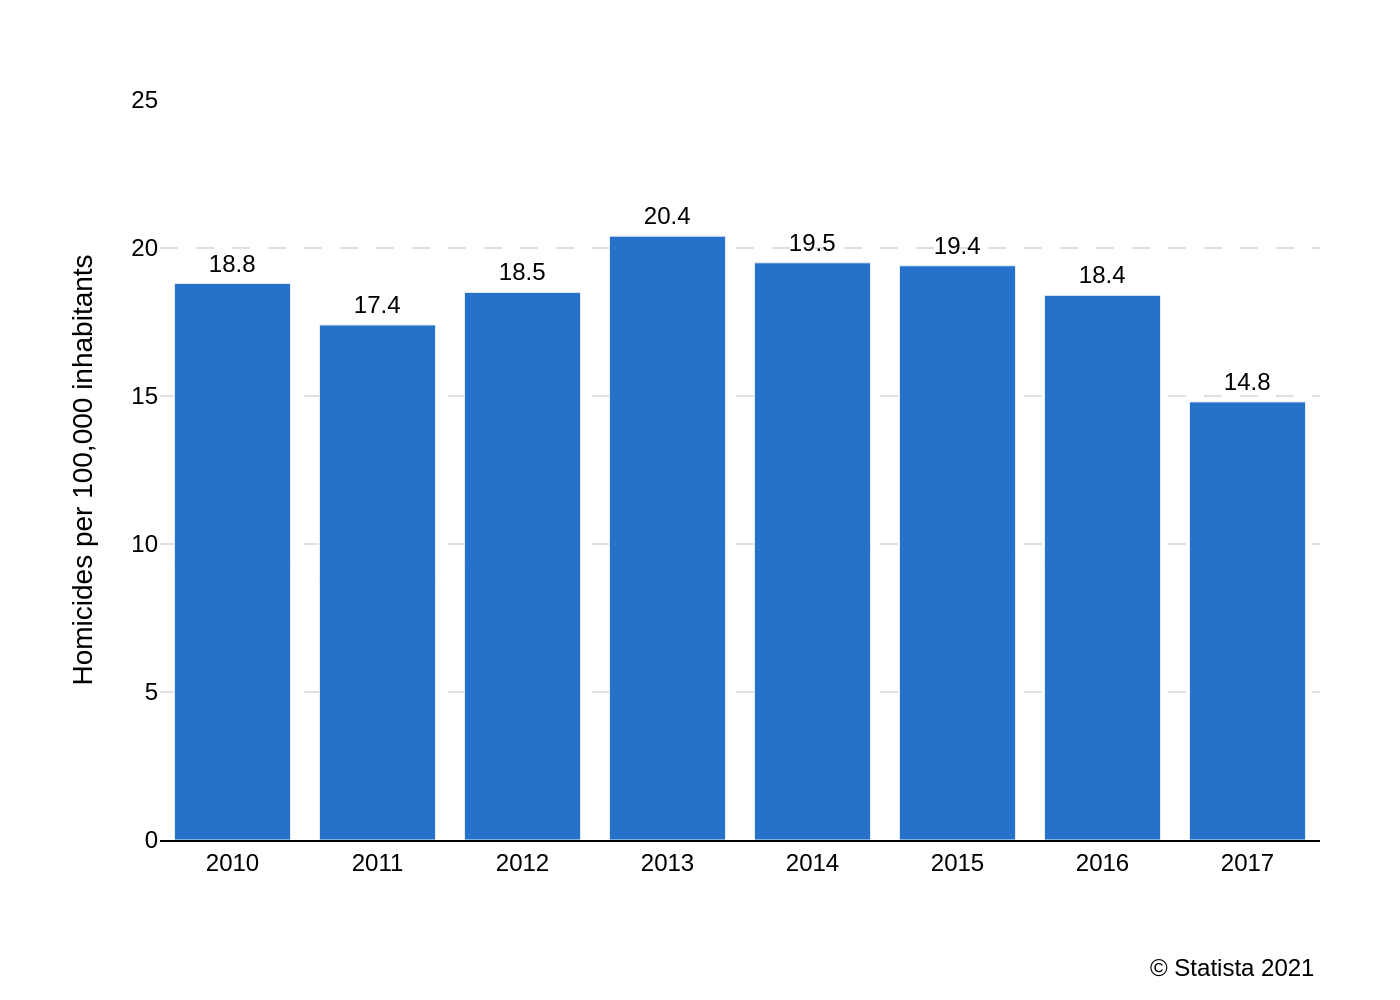

Here is the Python script that generated this plot:
import sys
import json
import plotly.graph_objects as go
import os

# Check for command-line argument
if len(sys.argv) != 2:
    print("Usage: python script.py <path_to_json_file>")
    sys.exit(1)

json_path = sys.argv[1]

# Check if the JSON file exists
if not os.path.exists(json_path):
    print(f"Error: JSON file not found at {json_path}")
    sys.exit(1)

# Read data from JSON file
with open(json_path, 'r', encoding='utf-8') as f:
    chart_info = json.load(f)

# Extract data and texts
chart_data = chart_info.get('chart_data', [])
texts = chart_info.get('texts', {})
colors = chart_info.get('colors', [])

# Prepare data for Plotly
x_values = [d['x'] for d in chart_data]
y_values = [d['y'] for d in chart_data]

# Create the figure
fig = go.Figure()

# Add bar trace
fig.add_trace(go.Bar(
    x=x_values,
    y=y_values,
    marker_color=colors[0] if colors else '#2672CB',
    text=y_values,
    textposition='outside',
    textfont=dict(family="Arial", size=12, color='black'),
    cliponaxis=False # Allows text to render outside plot area if needed
))

# Build title string
title_text = ""
if texts.get("title"):
    title_text += f"<b>{texts['title']}</b>"
if texts.get("subtitle"):
    title_text += f"<br>{texts['subtitle']}"

# Update layout
fig.update_layout(
    title=dict(
        text=title_text if title_text else None,
        x=0.05,
        xanchor='left'
    ),
    xaxis=dict(
        title_text=texts.get('x_axis_title'),
        showgrid=False,
        showline=True,
        linecolor='black',
        linewidth=1,
        tickfont=dict(family="Arial")
    ),
    yaxis=dict(
        title_text=texts.get('y_axis_title'),
        range=[0, 25],
        gridcolor='#E0E0E0',
        griddash='dash',
        zeroline=False,
        showline=False,
        tickfont=dict(family="Arial")
    ),
    font=dict(family="Arial", size=12, color='black'),
    plot_bgcolor='white',
    paper_bgcolor='white',
    showlegend=False,
    margin=dict(l=80, r=40, t=50, b=80),
    annotations=[
        dict(
            text=texts.get("source", ""),
            showarrow=False,
            xref="paper",
            yref="paper",
            x=1,
            y=-0.15,
            xanchor="right",
            yanchor="top",
            font=dict(family="Arial", size=12)
        )
    ]
)

# Determine output filename from JSON path
base_filename = os.path.splitext(os.path.basename(json_path))[0]
output_filename = f"{base_filename}.png"

# Save the figure as a PNG image
fig.write_image(output_filename, scale=2)

print(f"Chart saved to {output_filename}")
